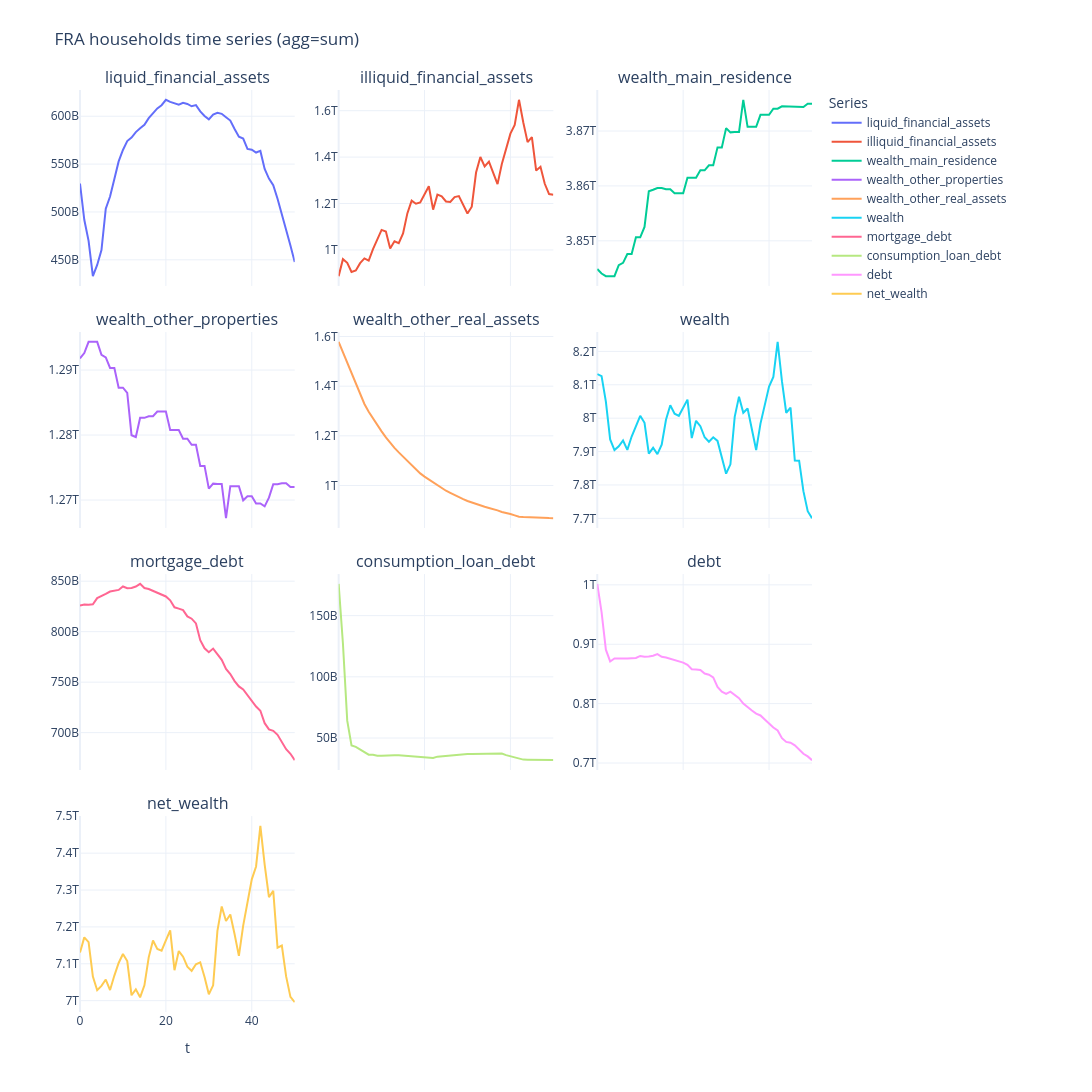

Write notebook code for a chart like this one.
### Code cell
from src.visual_helpers import plot_agent_timeseries  # noqa: E402


hh_balance_sheet_vars = [
    "liquid_financial_assets",
    "illiquid_financial_assets",
    "wealth_main_residence",
    "wealth_other_properties",  # other properties, not main residence
    "wealth_other_real_assets", # other real assets, not properties
    "wealth",  # gross wealth
    "mortgage_debt",
    "consumption_loan_debt",
    "debt",
    "net_wealth",  # wealth after liabilities
]

fig = plot_agent_timeseries(
    model,
    "FRA",
    "households",
    hh_balance_sheet_vars,
    # panel_titles=["Target vs bought"],
    agg="sum",  # or "mean"/"median"
    # no_cols=2,
    show_legend=True,
    show=False,
    base_height=300,
    base_width=600,
)

fig.show()
